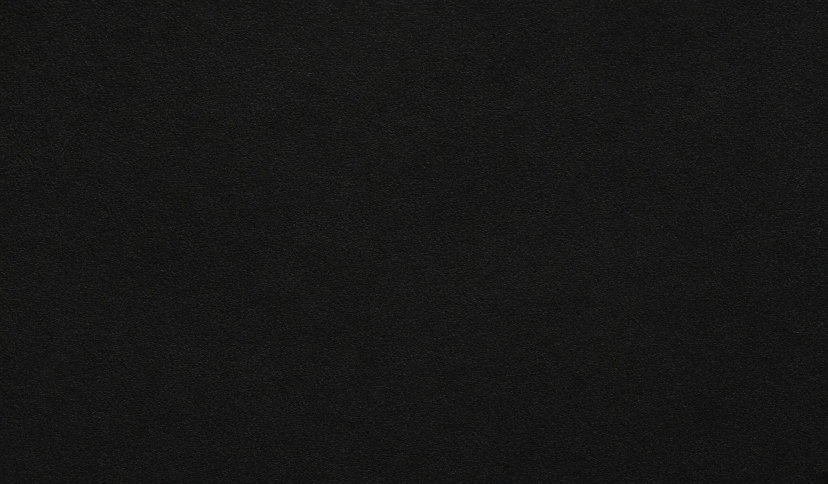
#> input picture tools/art/refs_fill.png, 1656 x 968 px (shown at 1/2 size)
$ python panels.py
#> lines starting #> are read from the running program, lines starting #| are printed output that depends on the picture; after the words box and inside, x2 and y2 are one past the last pixel; in counts of white or black regions, pixels touching at a corner belong together
"""Rebuild every panel piece's interior from one fill.

Cartur's rule: nothing in the UI is a stretched low-resolution image. A 9-slice stretches
its centre across whatever rect it is given, so the only thing that keeps a pane sharp is
having enough pixels in that centre. Each piece below is therefore cut to cover the biggest
rect the game actually asks it for - measured from the mod's own skin listing in the BepInEx
log, not guessed - with 1.3x headroom for the screen, which renders about 1.3 device pixels
per canvas unit.

Nothing invents frame art. Every rail and rule here is lifted from art that already exists:
corners are copied pixel for pixel, edges are resized along their own run (which is exactly
what a 9-slice does to them at draw time), and only the centre is replaced.

The equipment panel is NOT touched by this script. It is one piece of painted art with the
slot boxes and their names in it, and it is measured, not assembled.

    python tools/art/panels.py

Source fill: tools/art/refs_fill.png, 1656x968.
"""
import os
from PIL import Image
import numpy as np

HERE = os.path.dirname(os.path.abspath(__file__))
ASSETS = os.path.abspath(os.path.join(HERE, "..", "..", "src", "Assets"))
FILL = Image.open(os.path.join(HERE, "refs_fill.png")).convert("RGBA")

# Cartur's frame: the rule and the corner knots on a fully transparent centre, so the fill
# goes in behind it and the two can never disagree at the join. Measured off the file - the
# rule is 19-20px deep and flush to the edge, the corner ornament reaches 57px in.
FRAME = Image.open(os.path.join(HERE, "refs_frame.png")).convert("RGBA")
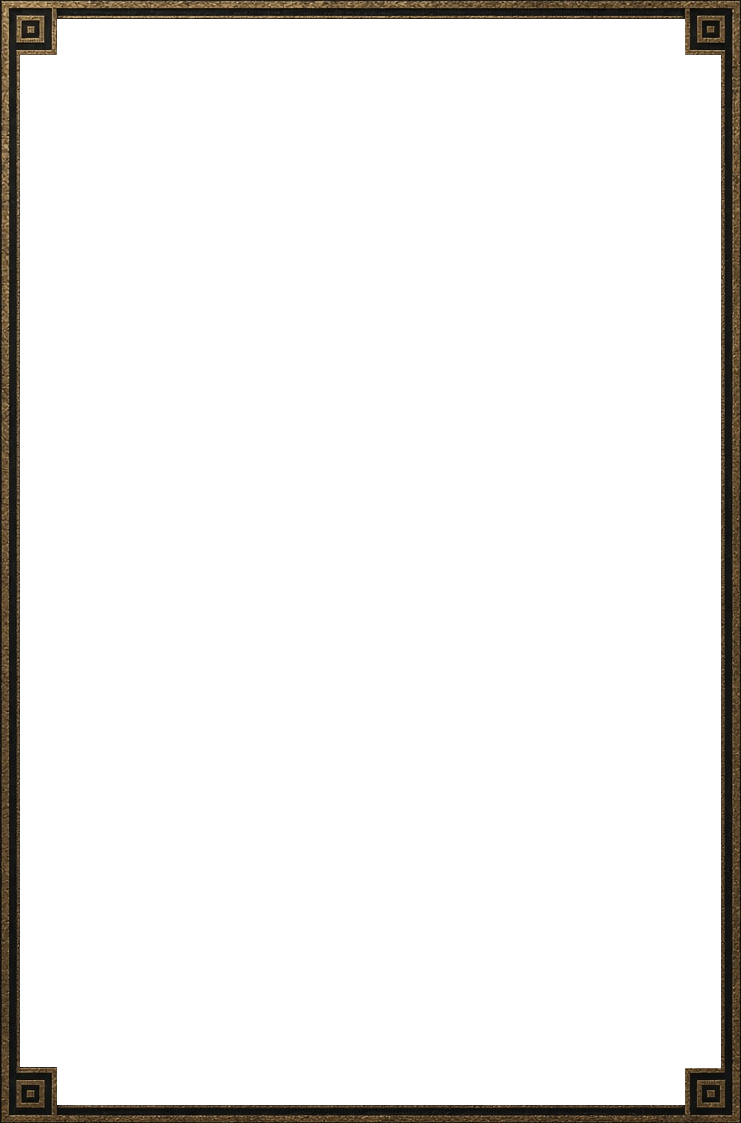
#> input picture tools/art/refs_frame.png, 741 x 1123 px
#> FRAME is the input picture: PIL image 741x1123 RGBA; mean R, G, B, A 27.2, 26.9, 26.1, 23.4
CORNER = 57
RULE_DEEP = 20


def centre(w, h, top=0, left=0):
    """A crop of the fill, or the whole thing scaled down if more is asked for than exists."""
    fw, fh = FILL.size
    if left + w <= fw and top + h <= fh:
        return FILL.crop((left, top, left + w, top + h))
    return FILL.resize((w, h), Image.LANCZOS)


def reskin(name, border, size, crop_top=0):
    """Keep a piece's own rail, swap its interior. Corners copied, edges resized along the run."""
    path = os.path.join(ASSETS, name + ".png")
    old = Image.open(path).convert("RGBA")
    ow, oh = old.size
    b = border
    cw, ch = size
    new = Image.new("RGBA", (b * 2 + cw, b * 2 + ch))
    new.paste(old.crop((0, 0, b, b)), (0, 0))
    new.paste(old.crop((ow - b, 0, ow, b)), (b + cw, 0))
    new.paste(old.crop((0, oh - b, b, oh)), (0, b + ch))
    new.paste(old.crop((ow - b, oh - b, ow, oh)), (b + cw, b + ch))
    new.paste(old.crop((b, 0, ow - b, b)).resize((cw, b), Image.LANCZOS), (b, 0))
    new.paste(old.crop((b, oh - b, ow - b, oh)).resize((cw, b), Image.LANCZOS), (b, b + ch))
    new.paste(old.crop((0, b, b, oh - b)).resize((b, ch), Image.LANCZOS), (0, b))
    new.paste(old.crop((ow - b, b, ow, oh - b)).resize((b, ch), Image.LANCZOS), (b + cw, b))
    new.paste(centre(cw, ch, top=crop_top), (b, b))
    new.save(path, optimize=True)
    print(f"  {name:22} {ow}x{oh} -> {new.size[0]}x{new.size[1]}  border {b}  centre {cw}x{ch}")


# The frame's rule, taken from the middle of each side - never a corner, which is where the
# knot lives. Used for every piece that carries the rule without the knots, so a small panel's
# edge is the same edge as a big one's, just with nothing in the corners.
_F = np.asarray(FRAME).astype(np.uint8)
RULE = {
    "top": _F[0:RULE_DEEP, _F.shape[1] // 2, :],
    "bottom": _F[_F.shape[0] - 1:_F.shape[0] - 1 - RULE_DEEP:-1, _F.shape[1] // 2, :],
    "left": _F[_F.shape[0] // 2, 0:RULE_DEEP, :],
    "right": _F[_F.shape[0] // 2, _F.shape[1] - 1:_F.shape[1] - 1 - RULE_DEEP:-1, :],
}


def framed(name, size, crop_top=0):
    """The frame laid over the fill: knots in the corners, rule down the edges, fill behind.

    The frame art carries a transparent centre, so the fill is laid down across the WHOLE
    canvas first and the frame composited on top. That is what removes the join Cartur was
    looking at - there is no second fill inside the frame to disagree with ours, and the rule
    sits directly on the same texture the panel is made of.

    Corners are pasted at their own size and never scaled; the edges are stretched along their
    own run, which is what the 9-slice does to them at draw time anyway.
    """
    cw, ch = size
    B = CORNER
    W, H = cw, ch
    base = centre(W, H, top=crop_top).convert("RGBA")

    fw, fh = FRAME.size
    over = Image.new("RGBA", (W, H), (0, 0, 0, 0))
    over.paste(FRAME.crop((0, 0, B, B)), (0, 0))
    over.paste(FRAME.crop((fw - B, 0, fw, B)), (W - B, 0))
    over.paste(FRAME.crop((0, fh - B, B, fh)), (0, H - B))
    over.paste(FRAME.crop((fw - B, fh - B, fw, fh)), (W - B, H - B))
    over.paste(FRAME.crop((B, 0, fw - B, B)).resize((W - 2 * B, B), Image.LANCZOS), (B, 0))
    over.paste(FRAME.crop((B, fh - B, fw - B, fh)).resize((W - 2 * B, B), Image.LANCZOS), (B, H - B))
    over.paste(FRAME.crop((0, B, B, fh - B)).resize((B, H - 2 * B), Image.LANCZOS), (0, B))
    over.paste(FRAME.crop((fw - B, B, fw, fh - B)).resize((B, H - 2 * B), Image.LANCZOS), (W - B, B))

    out = Image.alpha_composite(base, over)
    out.save(os.path.join(ASSETS, name + ".png"), optimize=True)
    print(f"  {name:22} {W}x{H}  border {B}  frame over fill")


def mitred(name, size, tint=(1.0, 1.0, 1.0), crop_top=0, band=RULE_DEEP):
    """The pack's double rule with the knots left off, mitred at the corners.

    The corner is decided by which edge is nearest, so the rules turn the corner on the
    diagonal instead of crossing each other - crossing them reads as a plaid, which is what
    the first cut of this looked like.
    """
    b = band
    cw, ch = size
    w, h = b * 2 + cw, b * 2 + ch
    out = np.zeros((h, w, 4), dtype=np.uint8)
    out[b:b + ch, b:b + cw] = np.asarray(centre(cw, ch, top=crop_top)).astype(np.uint8)
    for y in range(h):
        for x in range(w):
            d = {"top": y, "bottom": h - 1 - y, "left": x, "right": w - 1 - x}
            side = min(d, key=d.get)
            if d[side] < b:
                out[y, x] = RULE[side][d[side]]
    out[:, :, 3] = 255
    if tint != (1.0, 1.0, 1.0):
        f = out.astype(float)
        for c in range(3):
            f[:, :, c] = np.clip(f[:, :, c] * tint[c], 0, 255)
        out = f.astype(np.uint8)
    Image.fromarray(out, "RGBA").save(os.path.join(ASSETS, name + ".png"), optimize=True)
    print(f"  {name:22} {w}x{h}  border {b}  centre {cw}x{ch}")


# Biggest rect each piece is asked to cover, from the skin listing, x 1.3 for the screen.
print("knotted panels (Cartur's frame over the fill)")
framed("panel_ornate", (1656, 968))              # biggest use 1220x820 units
#> in framed, `over = Image.new("RGBA", (W, H), (0, 0, 0, 0))`: over: PIL image 1656x968 RGBA; every value is 0
framed("panel_ornate_bar", (1656, 162), crop_top=400)   # the hotbar: wide and short
#> in framed (call 2), `over = Image.new("RGBA", (W, H), (0, 0, 0, 0))`: over: PIL image 1656x162 RGBA; every value is 0

# The frame with nothing behind it, for drawing OVER something - the map and the minimap.
# Kept exactly as Cartur drew it: transparent centre, and transparent between the rule and the
# centre too, so the map shows through right up to the gold.
print("frame alone, for overlays")
FRAME.save(os.path.join(ASSETS, "panel_frame.png"), optimize=True)
print(f'  {"panel_frame":22} {FRAME.size[0]}x{FRAME.size[1]}  border {CORNER}  transparent centre')
#|   panel_frame            741x1123  border 57  transparent centre

print("the rule without knots")
mitred("panel_thin", (1344, 256))                # biggest use 1024x187 units, no knots
#> after the loop in mitred, `for y in range(h):`:
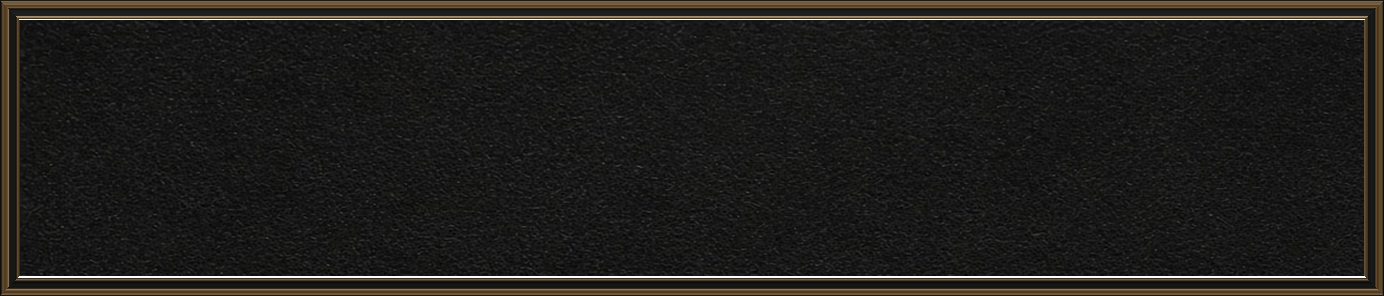
#> out: shape (296, 1384, 4); mean of channels 0, 1, 2, 3 29.6, 27.9, 25.1, 252.5; transparent parts drawn white
#> in mitred, `out[:, :, 3] = 255`: out: shape (296, 1384, 4); 0.99% of pixels changed, all inside (x1, y1, x2, y2) = (18, 19, 1366, 278)

# Tones measured off the kit's own button set, so the states read the same under the hand.
print("buttons and tabs")
for piece, ratio in {
    "button_thin": (1.000, 1.000, 1.000),
    "button_thin_hover": (1.141, 1.110, 1.058),
    "button_thin_pressed": (0.833, 0.823, 0.815),
    "button_thin_disabled": (0.960, 0.993, 1.029),
    "tab_thin": (0.958, 0.964, 0.970),
    "tab_thin_hover": (1.034, 1.044, 1.054),
    "tab_thin_selected": (1.065, 1.044, 1.004),
}.items():
    mitred(piece, (448, 96), ratio, crop_top=400)   # biggest use 334x64 units
#> this loop made 7 passes
#> pass 1, in mitred (call 2), `Image.fromarray(out, "RGBA").save(os.path.join(ASSETS, name + ".png"),..`:
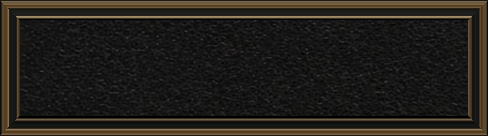
#> saved as button_thin.png: PIL image 488x136 RGBA; mean R, G, B, A 36.1, 32.4, 26.9, 255

# These four used to carry the old kit's own rail, which was authored with a grey-lit top
# edge. Beside the pack's gold rule that read as a grey outline around every pane, cell and
# textbox - measured on Cartur's screenshot, the window's rule runs 92,74,49 (43 apart) while
# those rails ran 99,89,77 (22 apart). They take the same rule as everything else now, cut at
# the same thickness in units as the rail they replace, so nothing moves - only the colour.
def cell_frame():
    """The slot outline, lifted straight off the equipment panel's own painted boxes.

    Cartur asked for the cells to wear the same border those slots do, and the honest way to
    do that is to take it rather than draw something like it. The Head box is cropped out of
    equipment_panel.png and everything that is not the gold line is keyed to transparent, so a
    cell shows the panel behind it exactly the way an equipment slot does.

    Measured on that art: the line is 3px thick and the cut corner reaches about 24px in, so
    the 9-slice border is 26 - enough to carry the corner without touching the straight run.
    """
    art = Image.open(os.path.join(ASSETS, "equipment_panel.png")).convert("RGB")
    crop = np.asarray(art.crop((294, 94, 438, 235))).astype(float)   # the Head box, 144x141
    r, g, b = crop[:, :, 0], crop[:, :, 1], crop[:, :, 2]

    # Gold is the only warm thing in the crop: the fill either side of the line is neutral.
    warm = np.clip(((r - b) - 6.0) / 30.0, 0.0, 1.0)
    out = np.zeros((crop.shape[0], crop.shape[1], 4), dtype=np.uint8)
    out[:, :, 0:3] = crop.astype(np.uint8)
    out[:, :, 3] = (warm * 255).astype(np.uint8)
    Image.fromarray(out, "RGBA").save(os.path.join(ASSETS, "slot.png"), optimize=True)
    print(f'  {"slot":22} {crop.shape[1]}x{crop.shape[0]}  border 26  outline only, from the equipment art')


print("panes, cells and boxes - same rule as the panels")
mitred("well", (1656, 968))                      # biggest use 1260x734 units
#> after the loop in mitred (call 9), `for y in range(h):`: out: shape (1008, 1696, 4); mean of channels 0, 1, 2, 3 24.9, 24.2, 23, 254.3
#> in mitred (call 9), `out[:, :, 3] = 255`: out: shape (1008, 1696, 4); mean of channels 0, 1, 2, 3 24.9, 24.2, 23, 255
mitred("tooltip", (544, 800))
#> after the loop in mitred (call 10), `for y in range(h):`:
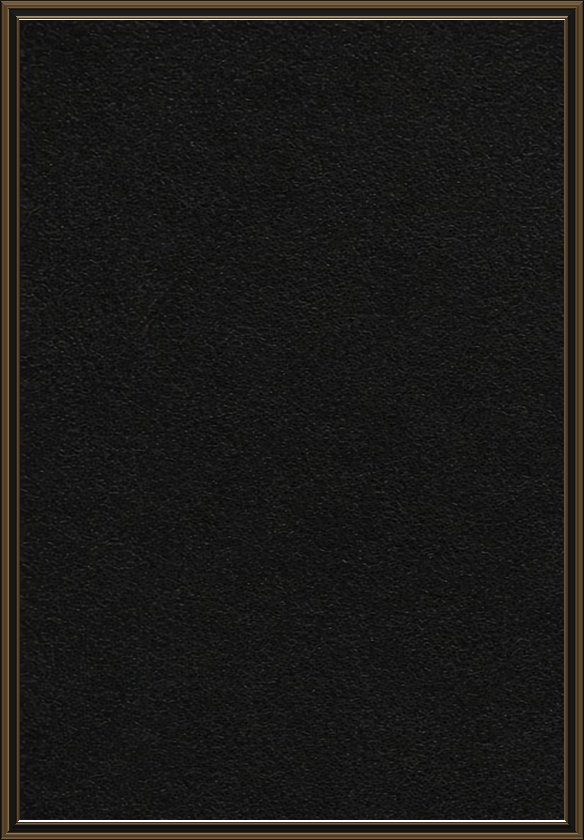
#> out: shape (840, 584, 4); mean of channels 0, 1, 2, 3 26.8, 25.6, 23.5, 254.1; transparent parts drawn white
#> in mitred (call 10), `out[:, :, 3] = 255`: out: shape (840, 584, 4); 0.33% of pixels changed, all inside (x1, y1, x2, y2) = (18, 19, 566, 822)
cell_frame()                                     # a cell is 64 units
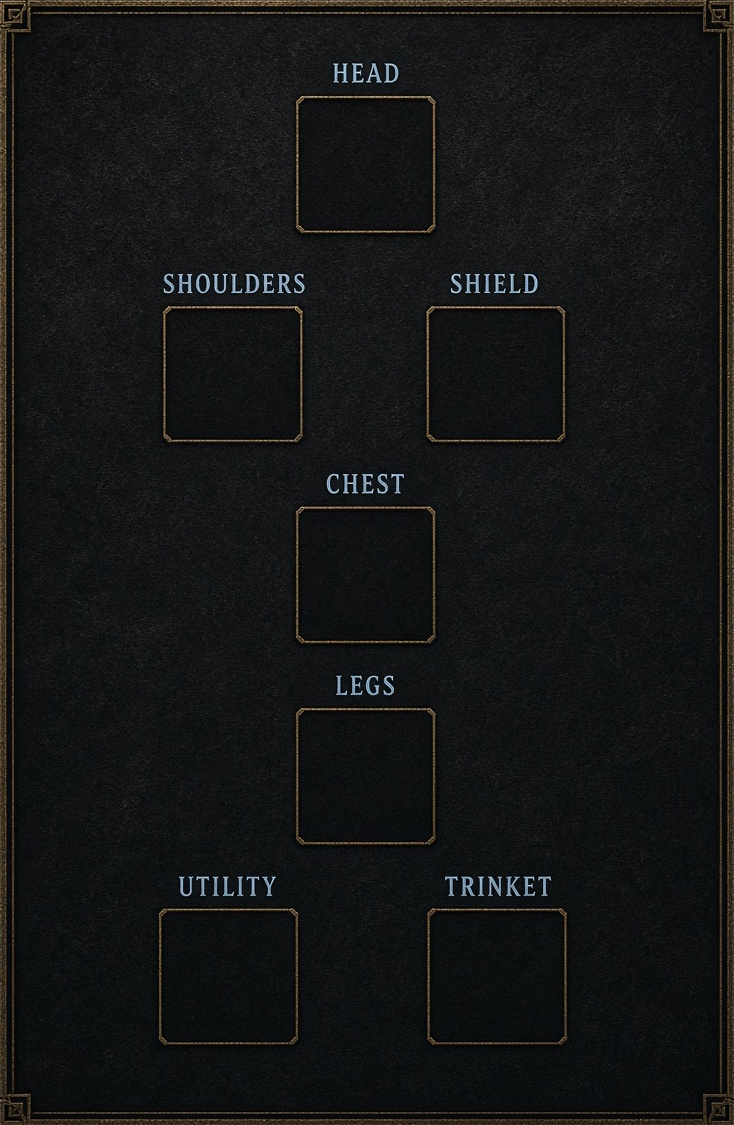
#> input picture src/Assets/equipment_panel.png, 734 x 1125 px
#> in cell_frame, `warm = np.clip(((r - b) - 6.0) / 30.0, 0.0, 1.0)`:
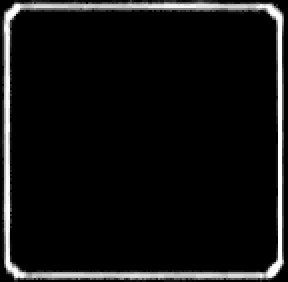
#> warm: shape (141, 144) float64 (shown 2 times larger); min 0, max 1, mean 0.0712
#> in cell_frame, `out[:, :, 3] = (warm * 255).astype(np.uint8)`:
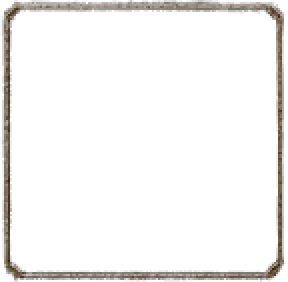
#> out: shape (141, 144, 4) (shown 2 times larger); mean R, G, B, A 23.1, 22.7, 22.3, 18.1; transparent parts drawn white
#|   slot                   144x141  border 26  outline only, from the equipment art
for f in ("field", "field_hover", "field_disabled"):
    mitred(f, (256, 256))                        # boxes, and 180x180 achievement tiles
